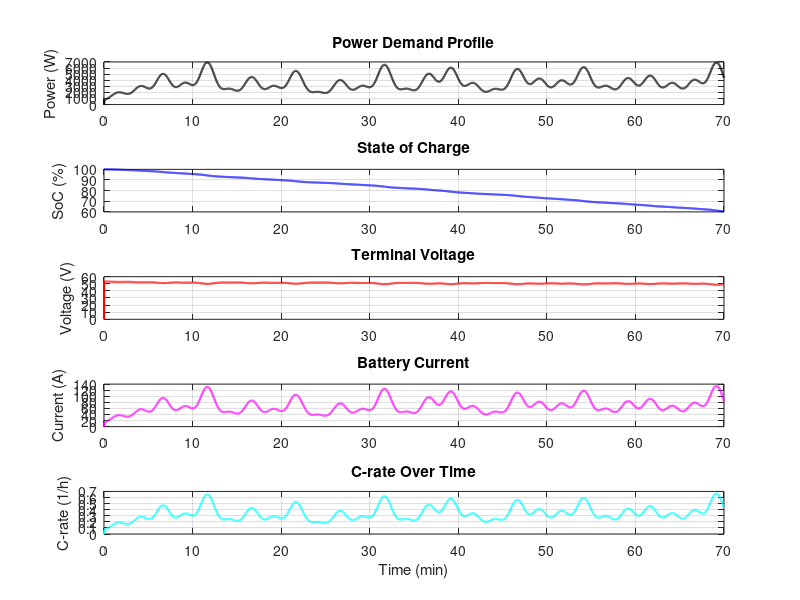

The MATLAB script that drew this image:
clc;
clear;

%% Time Parameters
dt = 1;                        % Time step [s]
t_end = 70*60;                % Total simulation time [s] (60 min)
t = 0:dt:t_end;

%% Power Profile
base_power = 540.7;     % Base power in Watts

% Define peak times (in seconds) and corresponding peak values (in Watts)
t_peaks = [100, 250, 400, 550, 700, 850, 1000, 1150, 1300, ...
           1450, 1600, 1750, 1900, 2050, 2200, 2350, 2500, ...
           2650, 2800, 2950, 3100, 3250, 3400, 3550, 3700, 3850, 4000, 4150];

peak_values = [2000, 3000, 5000, 3500, 6900, 2500, 4500, 3000, 5500, ...
               2000, 4000, 3000, 6500, 2500, 5000, 6000, 3500, ...
               2500, 5800, 4200, 3900, 6100, 3000, 4300, 4700, 3500, 4000, 6900];

sigma = 50;  % Width of each peak in seconds

% Start with base power profile
power_profile = base_power * ones(size(t));

% Superimpose each Gaussian peak
for i = 1:length(t_peaks)
    power_profile = power_profile + ...
        (peak_values(i) - base_power) * exp(-0.5 * ((t - t_peaks(i))/sigma).^2);
end


%% Battery Pack Configuration (LiFePO4)
cell_voltage = 24;             % Each battery
cell_capacity = 100;           % Ah
num_series = 2;                % 2 in series => 48 V
num_parallel = 2;              % 2 branches in parallel => 200 Ah

pack_voltage_nom = cell_voltage * num_series;           % 48 V
pack_capacity_Ah = cell_capacity * num_parallel;        % 200 Ah
Q_total = pack_capacity_Ah * 3600;                      % [Coulombs]

% --- Print Battery Pack Specifications ---
fprintf('\n==== BATTERY PACK SPECIFICATIONS ====\n');
fprintf('Battery chemistry     : LiFePO₄\n');
fprintf('Cell voltage          : %.1f V\n', cell_voltage);
fprintf('Cell capacity         : %.0f Ah\n', cell_capacity);
fprintf('Cells in series       : %d\n', num_series);
fprintf('Cells in parallel     : %d\n', num_parallel);
fprintf('Pack nominal voltage  : %.1f V\n', pack_voltage_nom);
fprintf('Pack total capacity   : %.0f Ah\n', pack_capacity_Ah);
fprintf('Pack energy (nominal) : %.0f Wh\n', pack_capacity_Ah * pack_voltage_nom);
fprintf('Total charge capacity : %.0f Coulombs\n', Q_total);

%% Battery Model Parameters
R0 = 0.02;                   % Internal resistance [Ohm]
R1 = 0.005;                  
C1 = 1000;                   % Assumed large for LiFePO₄
voc_min = 42;                % Cutoff voltage

% --- Print Electrical Model Parameters ---
fprintf('\n---- ELECTRICAL MODEL PARAMETERS ----\n');
fprintf('Internal resistance R0: %.4f Ohm\n', R0);
fprintf('RC resistance R1      : %.4f Ohm\n', R1);
fprintf('RC capacitance C1     : %.0f F\n', C1);
fprintf('Voltage cutoff (min)  : %.1f V\n', voc_min);
fprintf('=====================================\n\n');

%% Preallocate
soc = ones(size(t));
current = zeros(size(t));
voltage = zeros(size(t));
V_RC = zeros(size(t));
V_oc = zeros(size(t));
c_rate = zeros(size(t));
power_applied = zeros(size(t));

%% V_oc vs SoC Model (from LiFePO4 0.1C curve)
soc_points = linspace(0, 1, 11);  % SoC from 0 to 100%
voc_points = [24.0 25.2 25.4 25.6 25.7 25.8 25.9 26.0 26.2 26.4 26.8] * num_series;  % [V]
V_ocv_lookup = @(soc_val) interp1(soc_points, voc_points, soc_val, 'linear', 'extrap');

%% Simulation Loop
for k = 2:length(t)
    V_oc(k) = V_ocv_lookup(soc(k-1));

    % Check SoC and voltage limits
    if soc(k-1) <= 0.1 || voltage(k-1) <= voc_min
        power = 0;
    else
        power = power_profile(k);
    end

    power_applied(k) = power;

    % Calculate current
    I = power / max(V_oc(k), 1e-3);
    dV_RC = (-V_RC(k-1) + I * R1) / (R1 * C1) * dt;
    V_RC(k) = V_RC(k-1) + dV_RC;

    V_terminal = V_oc(k) - I * R0 - V_RC(k);

    if V_terminal < voc_min
        V_terminal = voc_min;
        I = 0;
        power_applied(k) = 0;
    end

    % Update SoC
    dQ = I * dt;
    Q_used = (1 - soc(k-1)) * Q_total + dQ;
    soc(k) = max(0, 1 - Q_used / Q_total);

    % Save outputs
    current(k) = I;
    voltage(k) = V_terminal;
    c_rate(k) = current(k) / pack_capacity_Ah;  % [1/h]
end

%% Plot Results
figure;

subplot(5,1,1);
plot(t/60, power_applied, 'k', 'LineWidth', 1.5);
ylabel('Power (W)');
title('Power Demand Profile'); grid on;

subplot(5,1,2);
plot(t/60, soc*100, 'b', 'LineWidth', 1.5);
ylabel('SoC (%)');
title('State of Charge'); grid on;

subplot(5,1,3);
plot(t/60, voltage, 'r', 'LineWidth', 1.5);
ylabel('Voltage (V)');
title('Terminal Voltage'); grid on;

subplot(5,1,4);
plot(t/60, current, 'm', 'LineWidth', 1.5);
ylabel('Current (A)');
title('Battery Current'); grid on;

subplot(5,1,5);
plot(t/60, c_rate, 'c', 'LineWidth', 1.5);
xlabel('Time (min)');
ylabel('C-rate (1/h)');
title('C-rate Over Time'); grid on;

power_signal.time = t';
power_signal.signals.values = power_profile';
power_signal.signals.dimensions = 1;
save('power_profile.mat', 'power_signal');